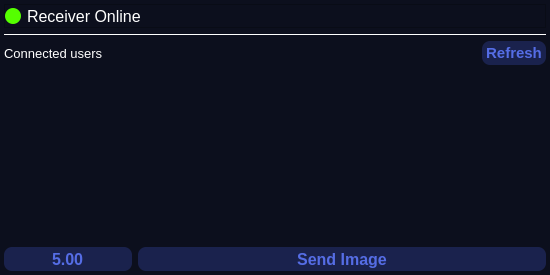
<?xml version="1.0" encoding="UTF-8"?>
<ui version="4.0">
 <class>Form</class>
 <widget class="QWidget" name="Form">
  <property name="geometry">
   <rect>
    <x>0</x>
    <y>0</y>
    <width>550</width>
    <height>275</height>
   </rect>
  </property>
  <property name="windowTitle">
   <string>Form</string>
  </property>
  <property name="autoFillBackground">
   <bool>false</bool>
  </property>
  <property name="styleSheet">
   <string notr="true">background-color: rgb(12, 15, 29);</string>
  </property>
  <property name="locale">
   <locale language="English" country="UnitedStates"/>
  </property>
  <layout class="QGridLayout" name="gridLayout">
   <property name="leftMargin">
    <number>4</number>
   </property>
   <property name="topMargin">
    <number>4</number>
   </property>
   <property name="rightMargin">
    <number>4</number>
   </property>
   <property name="bottomMargin">
    <number>4</number>
   </property>
   <item row="0" column="1">
    <layout class="QVBoxLayout" name="verticalLayout">
     <item>
      <widget class="QFrame" name="frame">
       <property name="sizePolicy">
        <sizepolicy hsizetype="Expanding" vsizetype="Expanding">
         <horstretch>0</horstretch>
         <verstretch>0</verstretch>
        </sizepolicy>
       </property>
       <property name="minimumSize">
        <size>
         <width>0</width>
         <height>24</height>
        </size>
       </property>
       <property name="maximumSize">
        <size>
         <width>16777215</width>
         <height>32</height>
        </size>
       </property>
       <property name="sizeIncrement">
        <size>
         <width>0</width>
         <height>0</height>
        </size>
       </property>
       <property name="baseSize">
        <size>
         <width>0</width>
         <height>0</height>
        </size>
       </property>
       <property name="layoutDirection">
        <enum>Qt::LeftToRight</enum>
       </property>
       <property name="frameShape">
        <enum>QFrame::StyledPanel</enum>
       </property>
       <property name="frameShadow">
        <enum>QFrame::Raised</enum>
       </property>
       <layout class="QHBoxLayout" name="horizontalLayout">
        <property name="leftMargin">
         <number>0</number>
        </property>
        <property name="topMargin">
         <number>0</number>
        </property>
        <property name="rightMargin">
         <number>0</number>
        </property>
        <property name="bottomMargin">
         <number>0</number>
        </property>
        <item>
         <widget class="QFrame" name="frame_2">
          <property name="maximumSize">
           <size>
            <width>16</width>
            <height>16</height>
           </size>
          </property>
          <property name="styleSheet">
           <string notr="true">border-radius: 8px;
background-color: rgb(85, 255, 0);</string>
          </property>
          <property name="frameShape">
           <enum>QFrame::StyledPanel</enum>
          </property>
          <property name="frameShadow">
           <enum>QFrame::Raised</enum>
          </property>
         </widget>
        </item>
        <item>
         <widget class="QLabel" name="label_2">
          <property name="minimumSize">
           <size>
            <width>0</width>
            <height>0</height>
           </size>
          </property>
          <property name="maximumSize">
           <size>
            <width>16777215</width>
            <height>16</height>
           </size>
          </property>
          <property name="font">
           <font>
            <family>Yu Gothic UI</family>
            <pointsize>12</pointsize>
            <weight>50</weight>
            <bold>false</bold>
            <strikeout>false</strikeout>
            <stylestrategy>PreferAntialias</stylestrategy>
           </font>
          </property>
          <property name="styleSheet">
           <string notr="true">color: rgb(255, 255, 255);</string>
          </property>
          <property name="text">
           <string>Receiver Online</string>
          </property>
         </widget>
        </item>
       </layout>
      </widget>
     </item>
     <item>
      <widget class="Line" name="line">
       <property name="maximumSize">
        <size>
         <width>16777215</width>
         <height>1</height>
        </size>
       </property>
       <property name="styleSheet">
        <string notr="true">border: 1px solid white;
border-style: inset;</string>
       </property>
       <property name="orientation">
        <enum>Qt::Horizontal</enum>
       </property>
      </widget>
     </item>
     <item>
      <layout class="QHBoxLayout" name="horizontalLayout_3">
       <property name="bottomMargin">
        <number>0</number>
       </property>
       <item>
        <widget class="QLabel" name="label">
         <property name="minimumSize">
          <size>
           <width>0</width>
           <height>24</height>
          </size>
         </property>
         <property name="font">
          <font>
           <family>Yu Gothic UI</family>
           <pointsize>10</pointsize>
          </font>
         </property>
         <property name="styleSheet">
          <string notr="true">color: white;</string>
         </property>
         <property name="text">
          <string>Connected users</string>
         </property>
        </widget>
       </item>
       <item>
        <widget class="QPushButton" name="pushButton_2">
         <property name="sizePolicy">
          <sizepolicy hsizetype="Maximum" vsizetype="Fixed">
           <horstretch>0</horstretch>
           <verstretch>0</verstretch>
          </sizepolicy>
         </property>
         <property name="minimumSize">
          <size>
           <width>16</width>
           <height>24</height>
          </size>
         </property>
         <property name="maximumSize">
          <size>
           <width>64</width>
           <height>32</height>
          </size>
         </property>
         <property name="font">
          <font>
           <family>Yu Gothic UI</family>
           <pointsize>11</pointsize>
           <weight>75</weight>
           <bold>true</bold>
          </font>
         </property>
         <property name="styleSheet">
          <string notr="true">QPushButton {
                                        background-color: #1a224d; 
                                        border: none;
                                        border-radius: 8px;
                                        color: #556de5;
                                      }
                                      QPushButton:hover {
                                        color: #f0f0f0;
                                        background-color: #556de5;
                                      }</string>
         </property>
         <property name="text">
          <string>Refresh</string>
         </property>
        </widget>
       </item>
      </layout>
     </item>
     <item>
      <widget class="QListWidget" name="listWidget">
       <property name="styleSheet">
        <string notr="true">border: none;</string>
       </property>
      </widget>
     </item>
     <item>
      <layout class="QHBoxLayout" name="horizontalLayout_2">
       <item>
        <widget class="QDoubleSpinBox" name="doubleSpinBox">
         <property name="minimumSize">
          <size>
           <width>16</width>
           <height>24</height>
          </size>
         </property>
         <property name="maximumSize">
          <size>
           <width>128</width>
           <height>32</height>
          </size>
         </property>
         <property name="font">
          <font>
           <family>Yu Gothic UI</family>
           <pointsize>12</pointsize>
           <weight>75</weight>
           <bold>true</bold>
          </font>
         </property>
         <property name="layoutDirection">
          <enum>Qt::LeftToRight</enum>
         </property>
         <property name="styleSheet">
          <string notr="true">background-color: #1a224d; 
border: none;
border-radius: 8px;
color: #556de5;
</string>
         </property>
         <property name="wrapping">
          <bool>false</bool>
         </property>
         <property name="frame">
          <bool>true</bool>
         </property>
         <property name="alignment">
          <set>Qt::AlignCenter</set>
         </property>
         <property name="buttonSymbols">
          <enum>QAbstractSpinBox::NoButtons</enum>
         </property>
         <property name="accelerated">
          <bool>false</bool>
         </property>
         <property name="keyboardTracking">
          <bool>true</bool>
         </property>
         <property name="showGroupSeparator" stdset="0">
          <bool>false</bool>
         </property>
         <property name="maximum">
          <double>1000.000000000000000</double>
         </property>
         <property name="value">
          <double>5.000000000000000</double>
         </property>
        </widget>
       </item>
       <item>
        <widget class="QPushButton" name="pushButton">
         <property name="sizePolicy">
          <sizepolicy hsizetype="Maximum" vsizetype="Fixed">
           <horstretch>0</horstretch>
           <verstretch>0</verstretch>
          </sizepolicy>
         </property>
         <property name="minimumSize">
          <size>
           <width>16</width>
           <height>24</height>
          </size>
         </property>
         <property name="maximumSize">
          <size>
           <width>512</width>
           <height>32</height>
          </size>
         </property>
         <property name="font">
          <font>
           <family>Yu Gothic UI</family>
           <pointsize>12</pointsize>
           <weight>75</weight>
           <bold>true</bold>
          </font>
         </property>
         <property name="styleSheet">
          <string notr="true">QPushButton {
                                        background-color: #1a224d; 
                                        border: none;
                                        border-radius: 8px;
                                        color: #556de5;
                                      }
                                      QPushButton:hover {
                                        color: #f0f0f0;
                                        background-color: #556de5;
                                      }</string>
         </property>
         <property name="text">
          <string>Send Image</string>
         </property>
        </widget>
       </item>
      </layout>
     </item>
    </layout>
   </item>
  </layout>
 </widget>
 <resources/>
 <connections/>
</ui>
